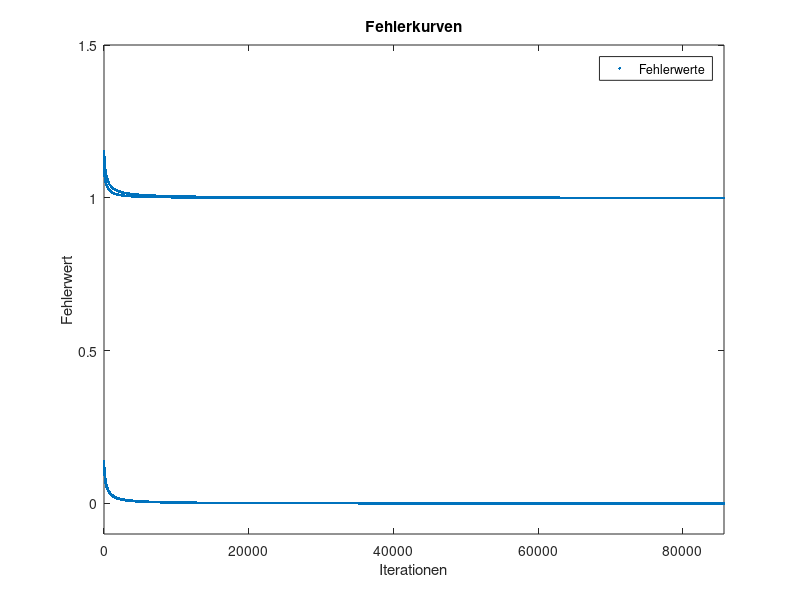
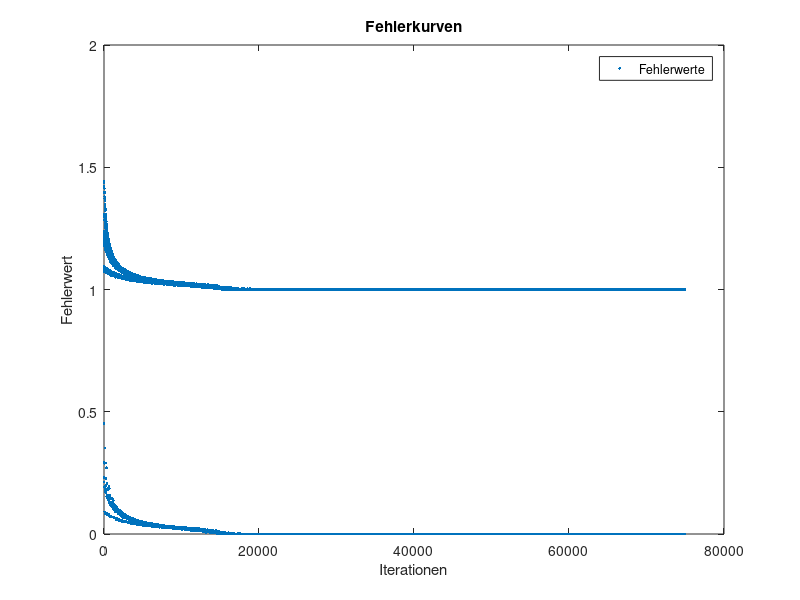
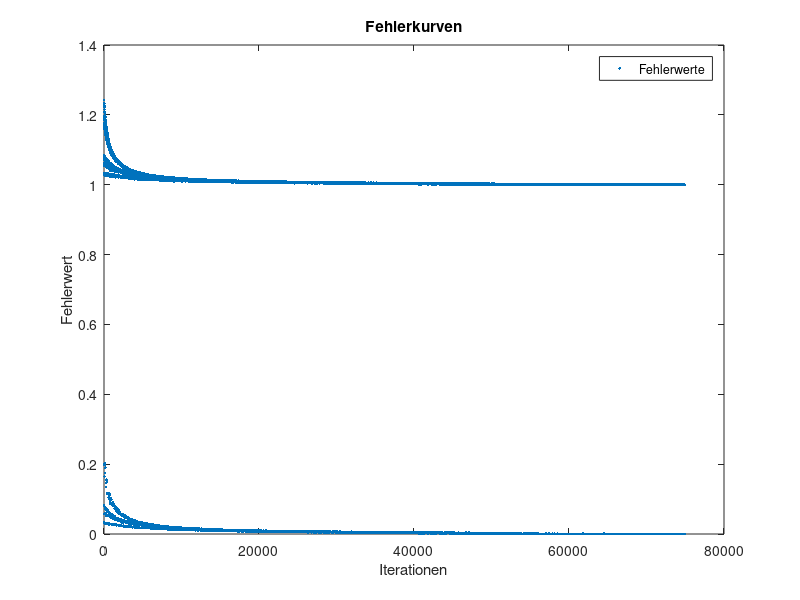
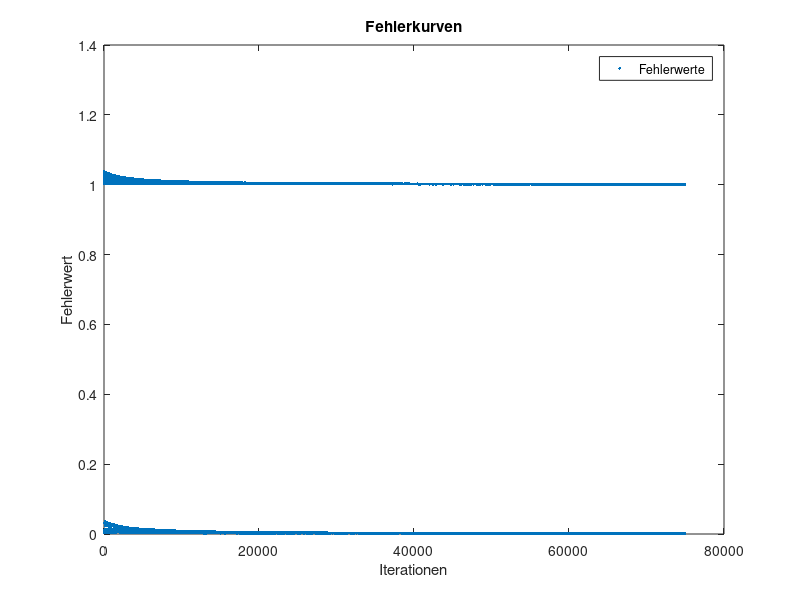

Source code (MATLAB) for these figures, in order:
% clean up
clear all
close all
clc

% load data
Training  = load('pendigits-training.txt');
Testing   = load('pendigits-testing.txt');

% Labels
labelsTraining = Training(:,17);
labelsTesting  = Testing(:,17);

% center training data
for index1 = 1:length(Training)
   for index2 = 1:16
      cTraining(index1,index2) = Training(index1,index2) / max(Training(index1,1:16));
   end
end

% center test data
for index1 = 1:length(Testing)
   for index2 = 1:16
      cTesting(index1,index2) = Testing(index1,index2) / max(Testing(index1,1:16));
   end
end

%%% Aufgabe 1 - XOR-Netzwerk mit Backpropagation trainieren %%%
W1_init    = rand(3,2);                     % random weights 3x2 from input to layer 1
W2_init    = rand(3,1);                     % random weights 3x1 from layer 1 to layer 2
LTD        = [1 1 0; 1 0 1; 0 1 1; 0 0 0];  % labeled training data
L          = [0; 1; 1; 0];                  % labels
ATD        = [1 1 1; 1 0 1; 0 1 1; 0 0 1];  % augmented data without labels
E1         = [];                            % error history for plot
e1         = 1;                             % just for e != 0

% set initial values
W1         = W1_init;
W2         = W2_init;
alpha      = 0.01;                          % learning rate
eq1        = 0.0001;                        % error quality

% learning until error < error quality
while e1 > eq1
    random             = randi(4);
    L0                 = ATD(random,:);
    label              = L(random,:);
        
    % forward pass
    % layer 1
    t                  = L0 * W1;
    perceptron1_layer1 = 1 / 1 + exp(-t(:,1));
    perceptron2_layer1 = 1 / 1 + exp(-t(:,2));
    out_layer1         = [perceptron1_layer1, perceptron2_layer1];
    
    % layer 2
    t                  = [perceptron1_layer1, perceptron2_layer1, 1]*W2;
    perceptron1_layer2 = 1 / 1 + exp(-t);
    out_layer2         = perceptron1_layer2;
    
    % error calculation
    e1                 = perceptron1_layer2 - label;
    E1                 = horzcat(E1,e1);
    
    % backward pass
    t1                 = L0 * W1;
    s11                = (1 / 1+exp(-t1(:,1)))*(1-(1 / 1+exp(-t1(:,1))));
    s12                = (1 / 1+exp(-t1(:,2)))*(1-(1 / 1+exp(-t1(:,2))));
    D1                 = [s11, 0; 0, s12];
    
    t2                 = [out_layer1, 1] * W2;
    s2                 = (1 / 1+exp(-t2))*(1-(1 / 1+exp(-t2)));
    D2                 = s2;
    
    W2_                = W2(1:2,:);
    dW1                = -alpha*D1*W2_*D2*e1*L0;
    dW2                = -alpha*D2*e1*[out_layer1, 1];
    W1                 = W1 + dW1';
    W2                 = W2 + dW2';

end

needed_iterations = length(E1)

% plot
figure('NumberTitle','off','Name','Aufgabe 1');
plot(E1, '.')
title('Fehlerkurven');
xlabel('Iterationen');
ylabel('Fehlerwert');
axis([-0.1 needed_iterations -0.1 1.5]);
legend('Fehlerwerte');


%%% Aufgabe 2 - Handgeschriebene Zahlen klasssifizieren %%%

LTD        = horzcat(cTraining,labelsTraining);  % labeled training data
ATD        = horzcat(cTraining,ones(7494,1));    % augmented data without labels

% k = 2
E2         = [];           % error history for plot
e2         = 1;            % just for e != 0

% set initial values
W1         = rand(17,2);   % random weights 17x2 from layer 0 to layer 1
W2         = rand(3,10);   % random weights 3x10 from layer 1 to layer 2
alpha      = 0.01;         % learning rate
eq2        = 0.0001;       % error quality


for runs = 1:length(ATD)
    
    L0                = ATD(runs,:);
    label             = labelsTraining(runs);
        
    % forward pass
    % layer 1
    t                   = L0 * W1;
    perceptron01_layer1 = 1 / 1 + exp(-t(:,1));
    perceptron02_layer1 = 1 / 1 + exp(-t(:,2));
    
    out_layer1         = [perceptron01_layer1,perceptron02_layer1];
    
    % layer 2
    t                  = [out_layer1, 1]*W2;
    perceptron01_layer2 = 1 / 1 + exp(-t(1));
    perceptron02_layer2 = 1 / 1 + exp(-t(2));
    perceptron03_layer2 = 1 / 1 + exp(-t(3));
    perceptron04_layer2 = 1 / 1 + exp(-t(4));
    perceptron05_layer2 = 1 / 1 + exp(-t(5));
    perceptron06_layer2 = 1 / 1 + exp(-t(6));
    perceptron07_layer2 = 1 / 1 + exp(-t(7));
    perceptron08_layer2 = 1 / 1 + exp(-t(8));
    perceptron09_layer2 = 1 / 1 + exp(-t(9));
    perceptron10_layer2 = 1 / 1 + exp(-t(10));
    
    out_layer2         = [perceptron01_layer2,perceptron02_layer2,perceptron03_layer2,perceptron04_layer2,perceptron05_layer2,perceptron06_layer2,perceptron07_layer2,perceptron08_layer2,perceptron09_layer2,perceptron10_layer2];
    
    % error calculation
    labelVector = zeros(1,10);
    for labelIndex = 1:10
        if label == labelIndex
            labelVector(:,labelIndex) = 1;
        end
    end
    e2                 = out_layer2 - labelVector;
    E2                 = horzcat(E2,e2);
    
    
    % backward pass
    t1                 = L0 * W1;
    s11                = (1 / 1+exp(-t1(:,1)))*(1-(1 / 1+exp(-t1(:,1))));
    s12                = (1 / 1+exp(-t1(:,2)))*(1-(1 / 1+exp(-t1(:,2))));
       
    D1                 = [s11,0;
                          0,s12];
    
    t2                 = [out_layer1, 1] * W2;
    s201               = (1 / 1+exp(-t2(1)))*(1-(1 / 1+exp(-t2(1))));
    s202               = (1 / 1+exp(-t2(2)))*(1-(1 / 1+exp(-t2(2))));
    s203               = (1 / 1+exp(-t2(3)))*(1-(1 / 1+exp(-t2(3))));
    s204               = (1 / 1+exp(-t2(4)))*(1-(1 / 1+exp(-t2(4))));
    s205               = (1 / 1+exp(-t2(5)))*(1-(1 / 1+exp(-t2(5))));
    s206               = (1 / 1+exp(-t2(6)))*(1-(1 / 1+exp(-t2(6))));
    s207               = (1 / 1+exp(-t2(7)))*(1-(1 / 1+exp(-t2(7))));
    s208               = (1 / 1+exp(-t2(8)))*(1-(1 / 1+exp(-t2(8))));
    s209               = (1 / 1+exp(-t2(9)))*(1-(1 / 1+exp(-t2(9))));
    s210               = (1 / 1+exp(-t2(10)))*(1-(1 / 1+exp(-t2(10))));
    
    D2                 = [s201,0,0,0,0,0,0,0,0,0;
                          0,s202,0,0,0,0,0,0,0,0;
                          0,0,s203,0,0,0,0,0,0,0;
                          0,0,0,s204,0,0,0,0,0,0;
                          0,0,0,0,s205,0,0,0,0,0;
                          0,0,0,0,0,s206,0,0,0,0;
                          0,0,0,0,0,0,s207,0,0,0;
                          0,0,0,0,0,0,0,s208,0,0;
                          0,0,0,0,0,0,0,0,s209,0;
                          0,0,0,0,0,0,0,0,0,s210];
    
    W2_                = W2(1:2,:);
    dW1                = -alpha*D1*W2_*D2*e2'*L0;
    dW2                = -alpha*D2*e2'*[out_layer1, 1];
    W1                 = W1 + dW1';
    W2                 = W2 + dW2';

end

needed_iterations = length(E2)

% plot
figure('NumberTitle','off','Name','Aufgabe 2, k=2');
plot(E2, '.')
title('Fehlerkurven');
xlabel('Iterationen');
ylabel('Fehlerwert');
legend('Fehlerwerte');


% k = 4
E4         = [];           % error history for plot
e4         = 1;            % just for e != 0

% set initial values
W1         = rand(17,4);   % random weights 17x2 from layer 0 to layer 1
W2         = rand(5,10);   % random weights 5x10 from layer 1 to layer 2
alpha      = 0.01;         % learning rate

for runs = 1:length(ATD)
    
    L0                = ATD(runs,:);
    label             = labelsTraining(runs);
        
    % forward pass
    % layer 1
    t                   = L0 * W1;
    perceptron01_layer1 = 1 / 1 + exp(-t(:,1));
    perceptron02_layer1 = 1 / 1 + exp(-t(:,2));
    perceptron03_layer1 = 1 / 1 + exp(-t(:,3));
    perceptron04_layer1 = 1 / 1 + exp(-t(:,4));
    
    out_layer1         = [perceptron01_layer1,perceptron02_layer1,perceptron03_layer1,perceptron04_layer1];
    
    % layer 2
    t                  = [out_layer1, 1]*W2;
    perceptron01_layer2 = 1 / 1 + exp(-t(1));
    perceptron02_layer2 = 1 / 1 + exp(-t(2));
    perceptron03_layer2 = 1 / 1 + exp(-t(3));
    perceptron04_layer2 = 1 / 1 + exp(-t(4));
    perceptron05_layer2 = 1 / 1 + exp(-t(5));
    perceptron06_layer2 = 1 / 1 + exp(-t(6));
    perceptron07_layer2 = 1 / 1 + exp(-t(7));
    perceptron08_layer2 = 1 / 1 + exp(-t(8));
    perceptron09_layer2 = 1 / 1 + exp(-t(9));
    perceptron10_layer2 = 1 / 1 + exp(-t(10));
    
    out_layer2         = [perceptron01_layer2,perceptron02_layer2,perceptron03_layer2,perceptron04_layer2,perceptron05_layer2,perceptron06_layer2,perceptron07_layer2,perceptron08_layer2,perceptron09_layer2,perceptron10_layer2];
    
    % error calculation
    labelVector = zeros(1,10);
    for labelIndex = 1:10
        if label == labelIndex
            labelVector(:,labelIndex) = 1;
        end
    end
    e4                 = out_layer2 - labelVector;
    E4                 = horzcat(E4,e4);
    
    % backward pass
    t1                 = L0 * W1;
    s11                = (1 / 1+exp(-t1(:,1)))*(1-(1 / 1+exp(-t1(:,1))));
    s12                = (1 / 1+exp(-t1(:,2)))*(1-(1 / 1+exp(-t1(:,2))));
    s13                = (1 / 1+exp(-t1(:,3)))*(1-(1 / 1+exp(-t1(:,3))));
    s14                = (1 / 1+exp(-t1(:,4)))*(1-(1 / 1+exp(-t1(:,4))));
       
    D1                 = [s11,0,0,0;
                          0,s12,0,0;
                          0,0,s13,0;
                          0,0,0,s14];
    
    t2                 = [out_layer1, 1] * W2;
    s201               = (1 / 1+exp(-t2(1)))*(1-(1 / 1+exp(-t2(1))));
    s202               = (1 / 1+exp(-t2(2)))*(1-(1 / 1+exp(-t2(2))));
    s203               = (1 / 1+exp(-t2(3)))*(1-(1 / 1+exp(-t2(3))));
    s204               = (1 / 1+exp(-t2(4)))*(1-(1 / 1+exp(-t2(4))));
    s205               = (1 / 1+exp(-t2(5)))*(1-(1 / 1+exp(-t2(5))));
    s206               = (1 / 1+exp(-t2(6)))*(1-(1 / 1+exp(-t2(6))));
    s207               = (1 / 1+exp(-t2(7)))*(1-(1 / 1+exp(-t2(7))));
    s208               = (1 / 1+exp(-t2(8)))*(1-(1 / 1+exp(-t2(8))));
    s209               = (1 / 1+exp(-t2(9)))*(1-(1 / 1+exp(-t2(9))));
    s210               = (1 / 1+exp(-t2(10)))*(1-(1 / 1+exp(-t2(10))));
    
    D2                 = [s201,0,0,0,0,0,0,0,0,0;
                          0,s202,0,0,0,0,0,0,0,0;
                          0,0,s203,0,0,0,0,0,0,0;
                          0,0,0,s204,0,0,0,0,0,0;
                          0,0,0,0,s205,0,0,0,0,0;
                          0,0,0,0,0,s206,0,0,0,0;
                          0,0,0,0,0,0,s207,0,0,0;
                          0,0,0,0,0,0,0,s208,0,0;
                          0,0,0,0,0,0,0,0,s209,0;
                          0,0,0,0,0,0,0,0,0,s210];
    
    W2_                = W2(1:4,:);
    dW1                = -alpha*D1*W2_*D2*e4'*L0;
    dW2                = -alpha*D2*e4'*[out_layer1, 1];
    W1                 = W1 + dW1';
    W2                 = W2 + dW2';

end

needed_iterations = length(E4)

% plot
figure('NumberTitle','off','Name','Aufgabe 2, k=4');
plot(E4, '.')
title('Fehlerkurven');
xlabel('Iterationen');
ylabel('Fehlerwert');
legend('Fehlerwerte');


% k = 8
E8         = [];           % error history for plot
e8         = 1;            % just for e != 0

% set initial values
W1         = rand(17,8);   % random weights 17x2 from layer 0 to layer 1
W2         = rand(9,10);   % random weights 3x10 from layer 1 to layer 2
alpha      = 0.01;         % learning rate

for runs = 1:length(ATD)
    
    L0     = ATD(runs,:);
    label  = labelsTraining(runs);
        
    % forward pass
    % layer 1
    t                   = L0 * W1;
    perceptron01_layer1 = 1 / 1 + exp(-t(:,1));
    perceptron02_layer1 = 1 / 1 + exp(-t(:,2));
    perceptron03_layer1 = 1 / 1 + exp(-t(:,3));
    perceptron04_layer1 = 1 / 1 + exp(-t(:,4));
    perceptron05_layer1 = 1 / 1 + exp(-t(:,5));
    perceptron06_layer1 = 1 / 1 + exp(-t(:,6));
    perceptron07_layer1 = 1 / 1 + exp(-t(:,7));
    perceptron08_layer1 = 1 / 1 + exp(-t(:,8));
    
    out_layer1         = [perceptron01_layer1,perceptron02_layer1,perceptron03_layer1,perceptron04_layer1,perceptron05_layer1,perceptron06_layer1,perceptron07_layer1,perceptron08_layer1];
    
    % layer 2
    t                  = [out_layer1, 1]*W2;
    perceptron01_layer2 = 1 / 1 + exp(-t(1));
    perceptron02_layer2 = 1 / 1 + exp(-t(2));
    perceptron03_layer2 = 1 / 1 + exp(-t(3));
    perceptron04_layer2 = 1 / 1 + exp(-t(4));
    perceptron05_layer2 = 1 / 1 + exp(-t(5));
    perceptron06_layer2 = 1 / 1 + exp(-t(6));
    perceptron07_layer2 = 1 / 1 + exp(-t(7));
    perceptron08_layer2 = 1 / 1 + exp(-t(8));
    perceptron09_layer2 = 1 / 1 + exp(-t(9));
    perceptron10_layer2 = 1 / 1 + exp(-t(10));
    
    out_layer2         = [perceptron01_layer2,perceptron02_layer2,perceptron03_layer2,perceptron04_layer2,perceptron05_layer2,perceptron06_layer2,perceptron07_layer2,perceptron08_layer2,perceptron09_layer2,perceptron10_layer2];
    
    % error calculation
    labelVector = zeros(1,10);
    for labelIndex = 1:10
        if label == labelIndex
            labelVector(:,labelIndex) = 1;
        end
    end
    e8                 = out_layer2 - labelVector;
    E8                 = horzcat(E8,e8);
    
    
    % backward pass
    t1                 = L0 * W1;
    s11                = (1 / 1+exp(-t1(:,1)))*(1-(1 / 1+exp(-t1(:,1))));
    s12                = (1 / 1+exp(-t1(:,2)))*(1-(1 / 1+exp(-t1(:,2))));
    s13                = (1 / 1+exp(-t1(:,3)))*(1-(1 / 1+exp(-t1(:,3))));
    s14                = (1 / 1+exp(-t1(:,4)))*(1-(1 / 1+exp(-t1(:,4))));
    s15                = (1 / 1+exp(-t1(:,5)))*(1-(1 / 1+exp(-t1(:,5))));
    s16                = (1 / 1+exp(-t1(:,6)))*(1-(1 / 1+exp(-t1(:,6))));
    s17                = (1 / 1+exp(-t1(:,7)))*(1-(1 / 1+exp(-t1(:,7))));
    s18                = (1 / 1+exp(-t1(:,8)))*(1-(1 / 1+exp(-t1(:,8))));
       
    D1                 = [s11,0,0,0,0,0,0,0;
                          0,s12,0,0,0,0,0,0;
                          0,0,s13,0,0,0,0,0;
                          0,0,0,s14,0,0,0,0;
                          0,0,0,0,s15,0,0,0;
                          0,0,0,0,0,s16,0,0;
                          0,0,0,0,0,0,s17,0;
                          0,0,0,0,0,0,0,s18];
    
    t2                 = [out_layer1, 1] * W2;
    s201               = (1 / 1+exp(-t2(1)))*(1-(1 / 1+exp(-t2(1))));
    s202               = (1 / 1+exp(-t2(2)))*(1-(1 / 1+exp(-t2(2))));
    s203               = (1 / 1+exp(-t2(3)))*(1-(1 / 1+exp(-t2(3))));
    s204               = (1 / 1+exp(-t2(4)))*(1-(1 / 1+exp(-t2(4))));
    s205               = (1 / 1+exp(-t2(5)))*(1-(1 / 1+exp(-t2(5))));
    s206               = (1 / 1+exp(-t2(6)))*(1-(1 / 1+exp(-t2(6))));
    s207               = (1 / 1+exp(-t2(7)))*(1-(1 / 1+exp(-t2(7))));
    s208               = (1 / 1+exp(-t2(8)))*(1-(1 / 1+exp(-t2(8))));
    s209               = (1 / 1+exp(-t2(9)))*(1-(1 / 1+exp(-t2(9))));
    s210               = (1 / 1+exp(-t2(10)))*(1-(1 / 1+exp(-t2(10))));
    
    D2                 = [s201,0,0,0,0,0,0,0,0,0;
                          0,s202,0,0,0,0,0,0,0,0;
                          0,0,s203,0,0,0,0,0,0,0;
                          0,0,0,s204,0,0,0,0,0,0;
                          0,0,0,0,s205,0,0,0,0,0;
                          0,0,0,0,0,s206,0,0,0,0;
                          0,0,0,0,0,0,s207,0,0,0;
                          0,0,0,0,0,0,0,s208,0,0;
                          0,0,0,0,0,0,0,0,s209,0;
                          0,0,0,0,0,0,0,0,0,s210];
    
    W2_                = W2(1:8,:);
    dW1                = -alpha*D1*W2_*D2*e8'*L0;
    dW2                = -alpha*D2*e8'*[out_layer1, 1];
    W1                 = W1 + dW1';
    W2                 = W2 + dW2';

end

needed_iterations = length(E8)

% plot
figure('NumberTitle','off','Name','Aufgabe 2, k=8');
plot(E8, '.')
title('Fehlerkurven');
xlabel('Iterationen');
ylabel('Fehlerwert');
legend('Fehlerwerte');


% k = 10
E10        = [];           % error history for plot
e10        = 1;            % just for e != 0

% set initial values
W1         = rand(17,10);  % random weights 17x2 from layer 0 to layer 1
W2         = rand(11,10);  % random weights 3x10 from layer 1 to layer 2
alpha      = 0.01;         % learning rate

for runs = 1:length(ATD)
    
    L0                = ATD(runs,:);
    label             = labelsTraining(runs);
        
    % forward pass
    % layer 1
    t                   = L0 * W1;
    perceptron01_layer1 = 1 / 1 + exp(-t(:,1));
    perceptron02_layer1 = 1 / 1 + exp(-t(:,2));
    perceptron03_layer1 = 1 / 1 + exp(-t(:,3));
    perceptron04_layer1 = 1 / 1 + exp(-t(:,4));
    perceptron05_layer1 = 1 / 1 + exp(-t(:,5));
    perceptron06_layer1 = 1 / 1 + exp(-t(:,6));
    perceptron07_layer1 = 1 / 1 + exp(-t(:,7));
    perceptron08_layer1 = 1 / 1 + exp(-t(:,8));
    perceptron09_layer1 = 1 / 1 + exp(-t(:,9));
    perceptron10_layer1 = 1 / 1 + exp(-t(:,10));
    
    out_layer1         = [perceptron01_layer1,perceptron02_layer1,perceptron03_layer1,perceptron04_layer1,perceptron05_layer1,perceptron06_layer1,perceptron07_layer1,perceptron08_layer1,perceptron09_layer1,perceptron10_layer1];
    
    % layer 2
    t                  = [out_layer1, 1]*W2;
    perceptron01_layer2 = 1 / 1 + exp(-t(1));
    perceptron02_layer2 = 1 / 1 + exp(-t(2));
    perceptron03_layer2 = 1 / 1 + exp(-t(3));
    perceptron04_layer2 = 1 / 1 + exp(-t(4));
    perceptron05_layer2 = 1 / 1 + exp(-t(5));
    perceptron06_layer2 = 1 / 1 + exp(-t(6));
    perceptron07_layer2 = 1 / 1 + exp(-t(7));
    perceptron08_layer2 = 1 / 1 + exp(-t(8));
    perceptron09_layer2 = 1 / 1 + exp(-t(9));
    perceptron10_layer2 = 1 / 1 + exp(-t(10));
    
    out_layer2         = [perceptron01_layer2,perceptron02_layer2,perceptron03_layer2,perceptron04_layer2,perceptron05_layer2, perceptron06_layer2,perceptron07_layer2,perceptron08_layer2,perceptron09_layer2,perceptron10_layer2];
    
    % error calculation
    labelVector = zeros(1,10);
    for labelIndex = 1:10
        if label == labelIndex
            labelVector(:,labelIndex) = 1;
        end
    end
    e10                = out_layer2 - labelVector;
    E10                = horzcat(E10,e10);
    
    % backward pass
    t1                 = L0 * W1;
    s101               = (1 / 1+exp(-t1(:,1)))*(1-(1 / 1+exp(-t1(:,1))));
    s102               = (1 / 1+exp(-t1(:,2)))*(1-(1 / 1+exp(-t1(:,2))));
    s103               = (1 / 1+exp(-t1(:,3)))*(1-(1 / 1+exp(-t1(:,3))));
    s104               = (1 / 1+exp(-t1(:,4)))*(1-(1 / 1+exp(-t1(:,4))));
    s105               = (1 / 1+exp(-t1(:,5)))*(1-(1 / 1+exp(-t1(:,5))));
    s106               = (1 / 1+exp(-t1(:,6)))*(1-(1 / 1+exp(-t1(:,6))));
    s107               = (1 / 1+exp(-t1(:,7)))*(1-(1 / 1+exp(-t1(:,7))));
    s108               = (1 / 1+exp(-t1(:,8)))*(1-(1 / 1+exp(-t1(:,8))));
    s109               = (1 / 1+exp(-t1(:,9)))*(1-(1 / 1+exp(-t1(:,9))));
    s110               = (1 / 1+exp(-t1(:,10)))*(1-(1 / 1+exp(-t1(:,10))));
       
    D1                 = [s101,0,0,0,0,0,0,0,0,0;
                          0,s102,0,0,0,0,0,0,0,0;
                          0,0,s103,0,0,0,0,0,0,0;
                          0,0,0,s104,0,0,0,0,0,0;
                          0,0,0,0,s105,0,0,0,0,0;
                          0,0,0,0,0,s106,0,0,0,0;
                          0,0,0,0,0,0,s107,0,0,0;
                          0,0,0,0,0,0,0,s108,0,0;
                          0,0,0,0,0,0,0,0,s109,0;
                          0,0,0,0,0,0,0,0,0,s110];
    
    t2                 = [out_layer1, 1] * W2;
    s201               = (1 / 1+exp(-t2(1)))*(1-(1 / 1+exp(-t2(1))));
    s202               = (1 / 1+exp(-t2(2)))*(1-(1 / 1+exp(-t2(2))));
    s203               = (1 / 1+exp(-t2(3)))*(1-(1 / 1+exp(-t2(3))));
    s204               = (1 / 1+exp(-t2(4)))*(1-(1 / 1+exp(-t2(4))));
    s205               = (1 / 1+exp(-t2(5)))*(1-(1 / 1+exp(-t2(5))));
    s206               = (1 / 1+exp(-t2(6)))*(1-(1 / 1+exp(-t2(6))));
    s207               = (1 / 1+exp(-t2(7)))*(1-(1 / 1+exp(-t2(7))));
    s208               = (1 / 1+exp(-t2(8)))*(1-(1 / 1+exp(-t2(8))));
    s209               = (1 / 1+exp(-t2(9)))*(1-(1 / 1+exp(-t2(9))));
    s210               = (1 / 1+exp(-t2(10)))*(1-(1 / 1+exp(-t2(10))));
    
    D2                 = [s201,0,0,0,0,0,0,0,0,0;
                          0,s202,0,0,0,0,0,0,0,0;
                          0,0,s203,0,0,0,0,0,0,0;
                          0,0,0,s204,0,0,0,0,0,0;
                          0,0,0,0,s205,0,0,0,0,0;
                          0,0,0,0,0,s206,0,0,0,0;
                          0,0,0,0,0,0,s207,0,0,0;
                          0,0,0,0,0,0,0,s208,0,0;
                          0,0,0,0,0,0,0,0,s209,0;
                          0,0,0,0,0,0,0,0,0,s210];
    
    W2_                = W2(1:10,:);
    dW1                = -alpha*D1*W2_*D2*e10'*L0;
    dW2                = -alpha*D2*e10'*[out_layer1, 1];
    W1                 = W1 + dW1';
    W2                 = W2 + dW2';

end

needed_iterations = length(E10)

% plot
figure('NumberTitle','off','Name','Aufgabe 2, k=10');
plot(E10, '.')
title('Fehlerkurven');
xlabel('Iterationen');
ylabel('Fehlerwert');
legend('Fehlerwerte');